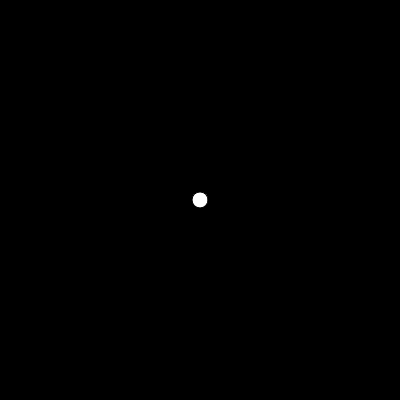
Frame 1 (no input)
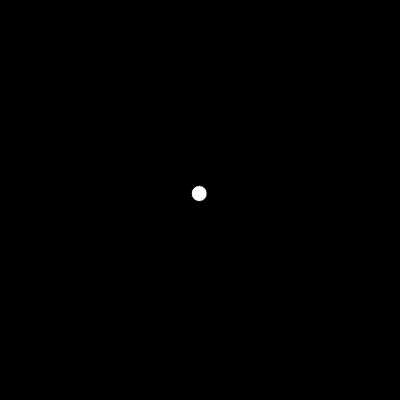
Frame 60 (no input)
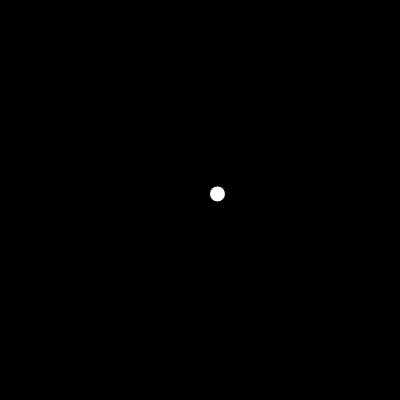
Frame 120 (the mouse pressed at the canvas centre since frame 60)

The p5.js sketch that drew these frames (run headless with seeded random() and noise() and a simulated clock; from frame 60 on, the mouse is pressed at the canvas centre):

// p5.js sketch
// ── sketch.js
// vectors and vector classes
// velocity, acceleration

let b;
function setup() {
	createCanvas(400, 400);
	b = new Ball();
}

function draw() {
	background(0);
	b.move();
	b.bounce();
	b.display();

}

class Ball {
	constructor() {
		this.loc = createVector(width/2, height/2);
		this.vel = createVector(0, 0);
//		this.acc = createVector(0, 0);
//		this.topspeed = 3;
	}

	move() {
		this.acc = createVector(random(-0.1, 0.1), random(-0.1, 0.1));
		this.vel.add(this.acc);
	//	constrain(this.vel, -this.topspeed, this.topspeed); // doesn't work
		this.loc.add(this.vel);
	}

	bounce() {
		if ((this.loc.x > width) || (this.loc.x < 0)) {
			this.vel.x *= -1;
			this.acc.x *= -1;
		}
		if ((this.loc.y > height) || (this.loc.y < 0)) {
			this.vel.y *= -1;
			this.acc.y *= -1;
		}
	}

	display() {
		stroke(1);
		fill(255);
		ellipse(this.loc.x, this.loc.y, 16, 16);
	}
}
